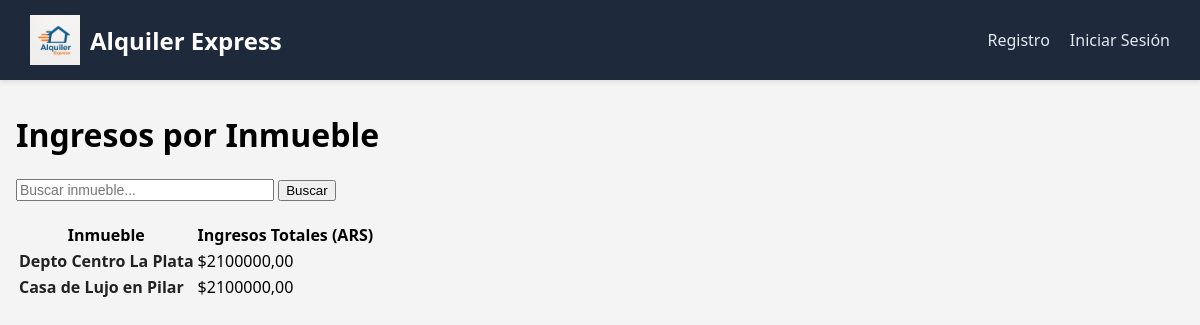
Page /estadisticas/ingresos/inmuebles on the committed database.
### gestion_inmuebles/models.py (models this page shows, shortened)
class Inmueble(models.Model):
    activo = models.BooleanField(default=True)
    tipo = models.CharField(default='-', max_length=20, editable=False)
    nombre = models.CharField(max_length=100, unique=True)
    calle = models.CharField(max_length=100, default="-")
    numero = models.PositiveIntegerField(default=0)
    provincia = models.CharField(max_length=100)
    ciudad = models.CharField(max_length=100)
    descripcion = models.TextField(blank=True)
    politica_cancelacion = models.TextField(blank=True)
    estado = models.CharField(default='Disponible', choices=ESTADO_CHOICES)
    precio = models.DecimalField(max_digits=10, decimal_places=2)
    imagen = models.ImageField(upload_to='inmuebles/', blank=True, null=True)
    superficie = models.PositiveIntegerField(default=0)

### gestion_estadisticas/views.py (the view)
# urls.py: path('ingresos/inmuebles', views.ingresos_por_inmueble, name='ingresos-inmueble'),
def ingresos_por_inmueble(request):
    query = request.GET.get("q", "")
    reservas = Reserva.objects.filter(estado="aceptada").select_related("inmueble")
    ingresos_dict = {}
    for reserva in reservas:
        inmueble = reserva.inmueble
        duracion_horas = (reserva.fecha_fin - reserva.fecha_inicio).total_seconds() / 3600
        duracion_dias = (reserva.fecha_fin.date() - reserva.fecha_inicio.date()).days
        if duracion_dias == 0:
            duracion_dias = 1
        try:
            tiempo = inmueble.tiempo
        except AttributeError:
            tiempo = None
        precio = float(inmueble.precio)
        if tiempo == "Por_hora":
            total = precio * duracion_horas
        elif tiempo == "Por_noche":
            total = precio * duracion_dias
        elif tiempo == "Por_semana":
            total = precio * (duracion_dias / 7)
        elif tiempo == "Por_mes":
            total = precio * (duracion_dias / 30)
        else:
            total = precio * duracion_dias
        if inmueble.nombre in ingresos_dict:
            ingresos_dict[inmueble.nombre]["total"] += total
        else:
            ingresos_dict[inmueble.nombre] = {
                "inmueble": inmueble,
                "total": total
            }
    if query:
        ingresos_dict = {
            nombre: data
            for nombre, data in ingresos_dict.items()
            if query.lower() in nombre.lower()
        }
    ingresos = sorted(
        ingresos_dict.values(),
        key=lambda x: x["total"],
        reverse=True
    )
    return render(request, "gestion_estadisticas/ingresos-inmueble.html", {
        "ingresos": ingresos,
        "query": query,
    })

### templates/gestion_estadisticas/ingresos-inmueble.html
{% extends 'base.html' %}
{% load static %}
{% block content %}
  <link rel="stylesheet" href="{% static 'styles/ingresos-inmueble.css' %}">
  <h1>Ingresos por Inmueble</h1>
  <form method="get" style="margin-bottom: 20px;">
    <input type="text" name="q" placeholder="Buscar inmueble..." value="{{ query }}">
    <button type="submit">Buscar</button>
  </form>
  {% if ingresos %}
    <table>
      <thead>
        <tr>
          <th>Inmueble</th>
          <th>Ingresos Totales (ARS)</th>
        </tr>
      </thead>
      <tbody>
        {% for item in ingresos %}
          <tr>
            <td>
             <a class="nombre-inmueble-link" href="{% url 'inmueble_detalle' item.inmueble.id %}">{{ item.inmueble.nombre }}</a>
            </td>
            <td>${{ item.total|floatformat:2 }}</td>
          </tr>
        {% endfor %}
      </tbody>
    </table>
  {% else %}
    <p>No se encontraron resultados.</p>
  {% endif %}
{% endblock %}

### static/styles/base.css (style rules this page uses)
body { margin: 0; font-family: 'Segoe UI', sans-serif; background-color: #f4f4f4; }

### static/styles/ingresos-inmueble.css (style rules this page uses)
input[type="text"] { width: 250px; font-size: 14px; }
.nombre-inmueble-link { color: #222; text-decoration: none; font-weight: 600; transition: color 0.2s ease, text-decoration 0.2s ease; }

### rows in the picture
Inmueble: inmueble.nombre "Depto Centro La Plata", total "2100000,00"
Inmueble: inmueble.nombre "Casa de Lujo en Pilar", total "2100000,00"
